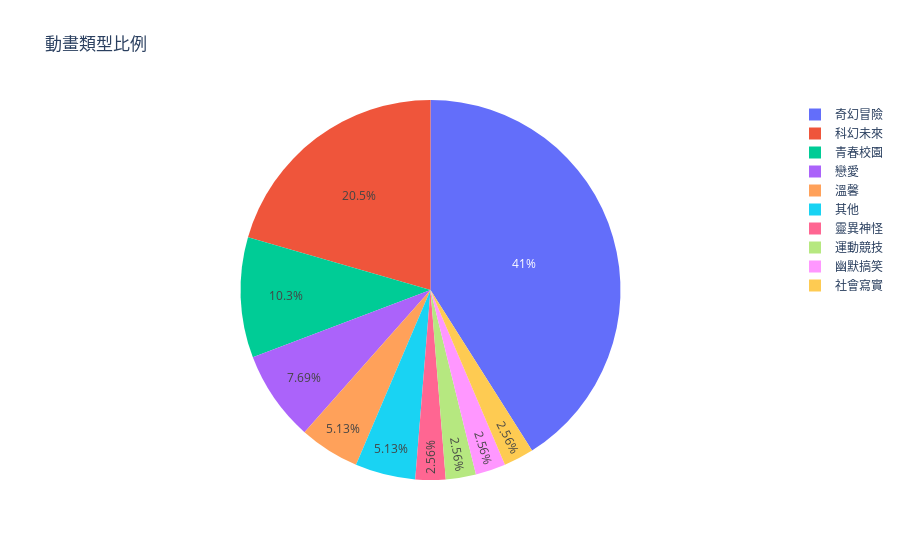

Notebook cell for this chart:
### Code cell
import pandas as pd
import numpy as np
import plotly.express as px
l=[]
ll=[]
for d in list(db['animes'].find({}, {"_id":0,"動畫名稱":1, "作品類型":1})):
    l.append(d['動畫名稱'])
    ll.append(d['作品類型'])

# 計算各個作品類型的數量
category = {}
for i in ll:
    if i not in category:
        category[i] = 1
    else:
        category[i] = category[i] + 1

categoryPD=pd.DataFrame(list(category.items()),columns=["作品類型", "統計"])
fig = px.pie(categoryPD, values='統計', names='作品類型', title='動畫類型比例')
fig.show()

### Figure 1 — Plotly figure (JSON) as saved in the notebook; plotly's stock layout.template omitted (floating-point values rounded to 4 significant figures)
{"data": [{"domain": {"x": [0, 1], "y": [0, 1]}, "hovertemplate": "作品類型=%{label}<br>統計=%{value}<extra></extra>", "labels": ["奇幻冒險", "科幻未來", "溫馨", "靈異神怪", "青春校園", "運動競技", "幽默搞笑", "其他", "戀愛", "社會寫實"], "legendgroup": "", "name": "", "showlegend": true, "type": "pie", "values": [16, 8, 2, 1, 4, 1, 1, 2, 3, 1]}], "layout": {"legend": {"tracegroupgap": 0}, "title": {"text": "動畫類型比例"}}}
